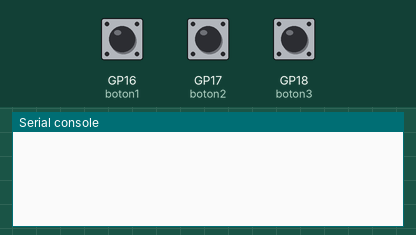
This program was run on a simulated Raspberry Pi Pico running CircuitPython. Shown: the last lines printed to the serial console. The test bench sets the inputs (shaded band); at power-on: GP16 (boton1) LOW, GP17 (boton2) LOW, GP18 (boton3) LOW. USB keyboard and mouse output is not drawn.

Above: at 1.2 s.
1.3 s: GP16 (boton1) pulled HIGH for 0.15 s
At 1.8 s:
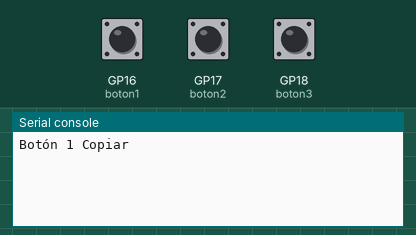
2.9 s: GP17 (boton2) pulled HIGH for 0.15 s
At 3.7 s:
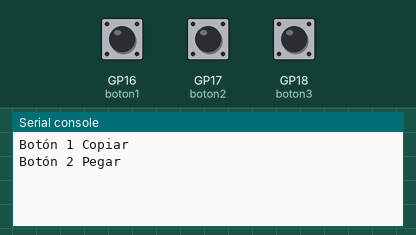
4.5 s: GP18 (boton3) pulled HIGH for 0.15 s
At 5.6 s:
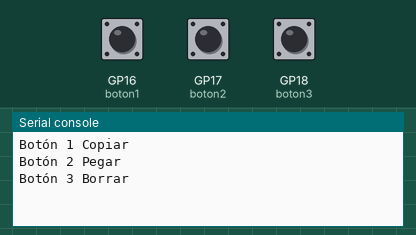

Measured:
- after the input at 1.3 s, the serial console: prints a new line at once (image 1)
- after the input at 2.9 s, the serial console: prints a new line at once (image 2)
- after the input at 4.5 s, the serial console: prints a new line at once (image 3)

The program:

code.py
```python
import time
import digitalio
import board
import usb_hid
from adafruit_hid.keyboard import Keyboard
from adafruit_hid.keycode import Keycode

boton1_pin= board.GP16
boton2_pin= board.GP17
boton3_pin= board.GP18

teclado = Keyboard(usb_hid.devices)

boton1 = digitalio.DigitalInOut(boton1_pin)
boton1.direction = digitalio.Direction.INPUT
boton1.pull = digitalio.Pull.DOWN

boton2 = digitalio.DigitalInOut(boton2_pin)
boton2.direction = digitalio.Direction.INPUT
boton2.pull = digitalio.Pull.DOWN

boton3 = digitalio.DigitalInOut(boton3_pin)
boton3.direction = digitalio.Direction.INPUT
boton3.pull = digitalio.Pull.DOWN

while True:
    if boton1.value:
        print("Botón 1 Copiar")
        teclado.press(Keycode.CONTROL, Keycode.C)
        time.sleep(0.1)
        teclado.release(Keycode.CONTROL, Keycode.C)
    if boton2.value:
        print("Botón 2 Pegar")
        teclado.press(Keycode.CONTROL, Keycode.V)
        time.sleep(0.1)
        teclado.release(Keycode.CONTROL, Keycode.V)
    if boton3.value:
        print("Botón 3 Borrar")
        teclado.press(Keycode.BACKSPACE, Keycode.BACKSPACE)
        time.sleep(0.1)
        teclado.release(Keycode.BACKSPACE, Keycode.BACKSPACE)
    time.sleep(0.1)
```
